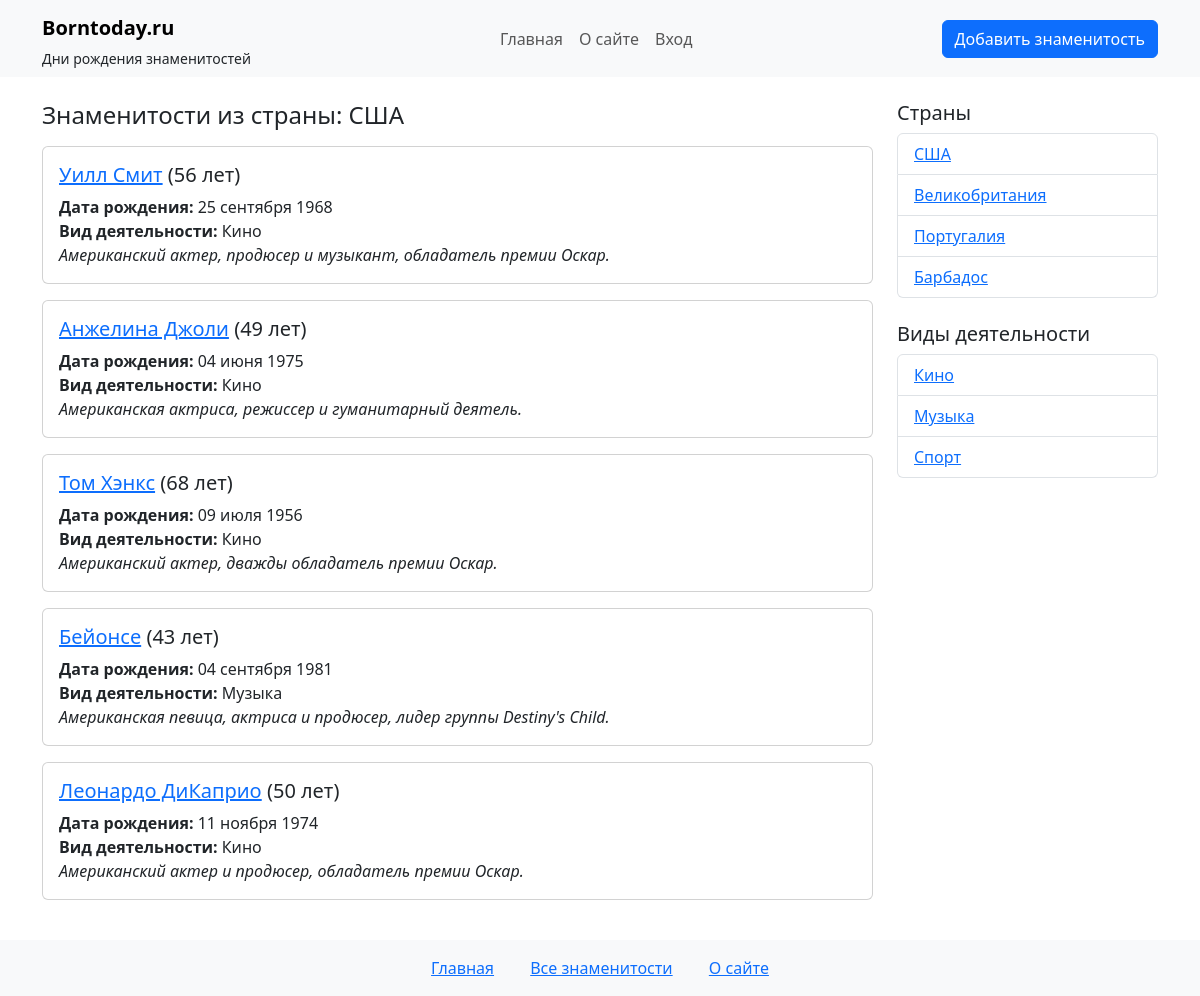
The page /country/ssha/ on the database its author committed.
### star/models.py (models this page shows, shortened)
class Country(models.Model):
   name = models.CharField(max_length=100)  # Название страны
   slug = models.SlugField(max_length=255, unique=True, blank=True, db_index=True, verbose_name="URL")

class Star(models.Model):
    name = models.CharField(max_length=100, verbose_name="Имя")  # Имя звезды
    slug = models.SlugField(max_length=255, unique=True, db_index=True, verbose_name="URL")
    country = models.ForeignKey(Country, on_delete=models.CASCADE, related_name='stars', verbose_name="Страна")
    categories = models.ManyToManyField(Category, related_name='stars', verbose_name="Категории")
    birth_date = models.DateField(verbose_name="Дата рождения")  # Дата рождения
    content = models.TextField(verbose_name="Описание")  # Описание звезды
    photo = models.ImageField(upload_to='photos/%Y/%m/%d/', blank=True, null=True, verbose_name="Фотография")
    is_published = models.BooleanField(default=True, verbose_name="Опубликовано")  # Флаг публикации
    time_create = models.DateTimeField(auto_now_add=True,
                                          verbose_name="Время создания")  # Дата создания (автоматически)
    time_update = models.DateTimeField(auto_now=True, verbose_name="Время изменения")
    def get_age(self):
        today = date.today()
        age = today.year - self.birth_date.year
        if (today.month, today.day) < (self.birth_date.month, self.birth_date.day):
            age -= 1
        return age
    class Meta:
        verbose_name = 'Знаменитость'
        verbose_name_plural = 'Знаменитости'
        ordering = ['-time_create']  # Сортировка по убыванию времени создания
        indexes = [
            models.Index(fields=['-time_create']),  # Индекс для повышения производительности
        ]

class Category(models.Model):
   title = models.CharField(max_length=100)  # Название категории
   slug = models.SlugField(max_length=255, unique=True, blank=True, db_index=True, verbose_name="URL")

### star/views.py (the view)
# urls.py: path('country/<slug:slug>/', views.stars_by_country, name='stars_by_country'),
def stars_by_country(request, slug):
    country = get_object_or_404(Country, slug=slug)
    filtered_stars = Star.objects.filter(country=country, is_published=True)
    countries = Country.objects.all()
    categories = Category.objects.all()
    context = {
        'stars': filtered_stars,
        'country_name': country.name,
        'star_countries': countries,
        'star_categories': categories,
        'title_template': 'Знаменитости из страны'
    }
    return render(request, 'star/country.html', context)

### star/templates/star/country.html (shortened to what this page needs)
{% extends 'star/base.html' %}
{% block content %}
<h4 class="mb-3">{{ title_template }}: {{ country_name }}</h4>
{% if stars %}
 {% for star in stars %}
   <div class="card mb-3">
     <div class="card-body">
       <h5 class="card-title">
         <a href="{% url 'star_detail' star.slug %}">{{ star.name }}</a> ({{star.get_age}} лет)
       </h5>
       <p class="card-text">
         <strong>Дата рождения:</strong> {{ star.birth_date|date:"d E Y" }}<br>
         <strong>Вид деятельности:</strong>
         {% for category in star.categories.all %}
           {{ category.title }}{% if not forloop.last %}, {% endif %}
         {% endfor %}<br>
         <em>{{ star.content }}</em>
       </p>
     </div>
   </div>
 {% endfor %}
{% else %}
 <p>Нет знаменитостей в этой стране.</p>
{% endif %}
{% endblock %}

### star/templates/star/sidebar.html
<div class="col-md-3">
 <h5>Страны</h5>
 <ul class="list-group mb-4">
   {% for country in star_countries %}
   <li class="list-group-item">
     <a href="{% url 'stars_by_country' country.slug %}">{{country.name}}</a>
   </li>
   {% endfor %}
 </ul>
 <h5>Виды деятельности</h5>
 <ul class="list-group">
   {% for cat in star_categories %}
   <li class="list-group-item">
     <a href="{% url 'stars_by_category' cat.slug %}">{{ cat.title }}</a>
   </li>
   {% endfor %}
 </ul>
</div>

### rows shown on the page
Country: name "США"
Star: name "Уилл Смит", get_age "56", birth_date "25 сентября 1968", content "Американский актер, продюсер и музыкант, обладатель премии Оскар."
Category: title "Кино"
Star: name "Анжелина Джоли", get_age "49", birth_date "04 июня 1975", content "Американская актриса, режиссер и гуманитарный деятель."
Star: name "Том Хэнкс", get_age "68", birth_date "09 июля 1956", content "Американский актер, дважды обладатель премии Оскар."
Star: name "Бейонсе", get_age "43", birth_date "04 сентября 1981", content "Американская певица, актриса и продюсер, лидер группы Destiny's Child."
Category: title "Музыка"
Star: name "Леонардо ДиКаприо", get_age "50", birth_date "11 ноября 1974", content "Американский актер и продюсер, обладатель премии Оскар."
Country: name "Великобритания"
Country: name "Португалия"
Country: name "Барбадос"
Category: title "Спорт"

### other values the page prints
{{ title_template }} "Знаменитости из страны"
